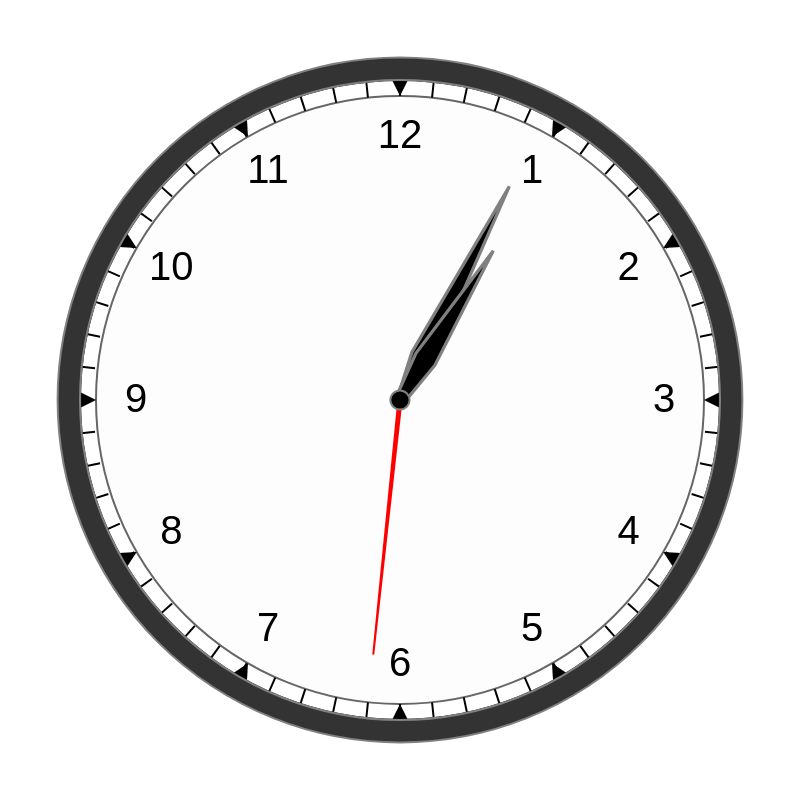

Describe this chart as a Vega-Lite specification.
### Vega specification from a JSON file in a GitHub repository (floating-point values rounded to 4 significant figures)
{"$schema": "https://vega.github.io/schema/vega/v6.json", "description": "A circular clock visualization showing the current time.", "width": 400, "height": 400, "signals": [{"name": "centerX", "init": "width/2"}, {"name": "centerY", "init": "height/2"}, {"name": "radiusRef", "init": "min(width,height)*0.8"}, {"name": "sizeFactor", "init": "radiusRef/400"}, {"name": "outerRadius", "init": "radiusRef/2"}, {"name": "innerRadius", "init": "radiusRef/2 - (10 * sizeFactor)"}, {"name": "currentDate", "init": "now()", "on": [{"events": {"type": "timer", "throttle": 1000}, "update": "now()"}]}, {"name": "currentHour", "init": "hours(currentDate)+minutes(currentDate)/60", "on": [{"events": {"signal": "currentDate"}, "update": "hours(currentDate)+minutes(currentDate)/60"}]}, {"name": "currentMinute", "init": "minutes(currentDate)+seconds(currentDate)/60", "on": [{"events": {"signal": "currentDate"}, "update": "minutes(currentDate)+seconds(currentDate)/60"}]}, {"name": "currentSecond", "init": "seconds(currentDate)", "on": [{"events": {"signal": "currentDate"}, "update": "seconds(currentDate)"}]}], "data": [{"name": "hours", "transform": [{"type": "sequence", "start": 0, "stop": 12, "step": 1, "as": "hour"}, {"type": "formula", "expr": "centerX - cos(PI/2 + (datum.hour * PI/6)) * (outerRadius - (outerRadius-innerRadius)/2)", "as": "x"}, {"type": "formula", "expr": "centerY - sin(PI/2 + (datum.hour * PI/6)) * (outerRadius - (outerRadius-innerRadius)/2)", "as": "y"}, {"type": "formula", "expr": "centerX - cos(PI/2 + (datum.hour * PI/6)) * (innerRadius - 25 * max(sizeFactor, 0.4))", "as": "xHour"}, {"type": "formula", "expr": "centerY - sin(PI/2 + (datum.hour * PI/6)) * (innerRadius - 25 * max(sizeFactor, 0.4))", "as": "yHour"}]}, {"name": "minutes", "transform": [{"type": "sequence", "start": 0, "stop": 60, "step": 1, "as": "minute"}, {"type": "formula", "expr": "centerX - cos(PI/2 + (datum.minute * PI/30)) * (outerRadius - (outerRadius-innerRadius)/3)", "as": "x"}, {"type": "formula", "expr": "centerY - sin(PI/2 + (datum.minute * PI/30)) * (outerRadius - (outerRadius-innerRadius)/2)", "as": "y"}]}], "scales": [{"name": "hourScale", "domain": {"data": "hours", "field": "hour"}, "range": [0, {"signal": "2*PI"}]}, {"name": "minutesScale", "domain": {"data": "minutes", "field": "minute"}, "range": [0, {"signal": "2*PI"}]}], "marks": [{"type": "arc", "encode": {"enter": {"x": {"signal": "centerX"}, "y": {"signal": "centerY"}, "startAngle": {"value": 0}, "endAngle": {"signal": "2*PI"}, "outerRadius": {"signal": "outerRadius"}, "fill": {"value": "transparent"}, "stroke": {"value": "black"}}}}, {"type": "arc", "encode": {"enter": {"x": {"signal": "centerX"}, "y": {"signal": "centerY"}, "startAngle": {"value": 0}, "endAngle": {"signal": "2*PI"}, "outerRadius": {"signal": "innerRadius"}, "fill": {"value": "#FCFCFC"}, "opacity": {"value": 0.6}, "stroke": {"value": "black"}}}}, {"type": "symbol", "from": {"data": "minutes"}, "encode": {"enter": {"size": {"signal": "pow(2*sizeFactor, 2)"}, "x": {"field": "x"}, "y": {"field": "y"}, "angle": {"signal": "datum.minute*6"}, "shape": {"value": "m 0 -5 v 10"}, "stroke": {"value": "black"}}}}, {"type": "symbol", "from": {"data": "hours"}, "encode": {"enter": {"size": {"signal": "pow(2*sizeFactor, 2)"}, "angle": {"signal": "datum.hour*30"}, "shape": {"value": "m -5 -5 h 10 l -5 10 l -5 -10 Z"}, "x": {"field": "x"}, "y": {"field": "y"}, "fill": {"value": "black"}}}}, {"type": "text", "from": {"data": "hours"}, "encode": {"enter": {"x": {"field": "xHour"}, "y": {"field": "yHour"}, "align": {"value": "center"}, "baseline": {"value": "middle"}, "text": {"signal": "datum.hour === 0 ? 12 : datum.hour"}, "fontSize": {"signal": "25*max(sizeFactor, 0.4)"}}}}, {"type": "symbol", "encode": {"enter": {"size": {"signal": "pow(2*sizeFactor, 2)"}, "shape": {"value": "M 0 0 h-1 l 1 -160 l 1 160 h-1"}, "x": {"signal": "centerX"}, "y": {"signal": "centerY"}, "fill": {"value": "red"}, "stroke": {"value": "red"}, "strokeSize": {"value": 2}, "strokeCap": {"value": "round"}}, "update": {"angle": {"signal": "currentSecond*6"}}}}, {"type": "symbol", "encode": {"enter": {"size": {"signal": "pow(2*sizeFactor, 2)"}, "shape": {"value": "M 0 0 h -2 l -5 -30 l 7 -120 l 7 120 l -5 30 h -2 "}, "x": {"signal": "centerX"}, "y": {"signal": "centerY"}, "fill": {"value": "black"}, "stroke": {"value": "grey"}, "strokeCap": {"value": "round"}, "strokeWidth": {"signal": "2* min(sizeFactor, 1)"}}, "update": {"angle": {"signal": "currentMinute*6"}}}}, {"type": "symbol", "encode": {"enter": {"size": {"signal": "pow(2*sizeFactor, 2)"}, "shape": {"value": "M 0 0 h-3 l -4 -30 l 7 -80 l 7 80 l -4 30 h -3"}, "x": {"signal": "centerX"}, "y": {"signal": "centerY"}, "fill": {"value": "black"}, "stroke": {"value": "grey"}, "strokeCap": {"value": "round"}, "strokeWidth": {"signal": "2* min(sizeFactor, 1)"}, "zIndex": {"value": 1}}, "update": {"angle": {"signal": "currentHour*30"}}}}, {"type": "arc", "encode": {"enter": {"x": {"signal": "centerX"}, "y": {"signal": "centerY"}, "startAngle": {"value": 0}, "endAngle": {"signal": "2*PI"}, "outerRadius": {"signal": "6*sizeFactor"}, "fill": {"value": "black"}, "stroke": {"value": "grey"}, "zIndex": {"value": 1}}}}, {"type": "arc", "encode": {"enter": {"x": {"signal": "centerX"}, "y": {"signal": "centerY"}, "startAngle": {"value": 0}, "endAngle": {"signal": "2*PI"}, "innerRadius": {"signal": "outerRadius"}, "outerRadius": {"signal": "outerRadius + 14 * sizeFactor"}, "fill": {"value": "#333"}, "stroke": {"value": "grey"}}}}]}
